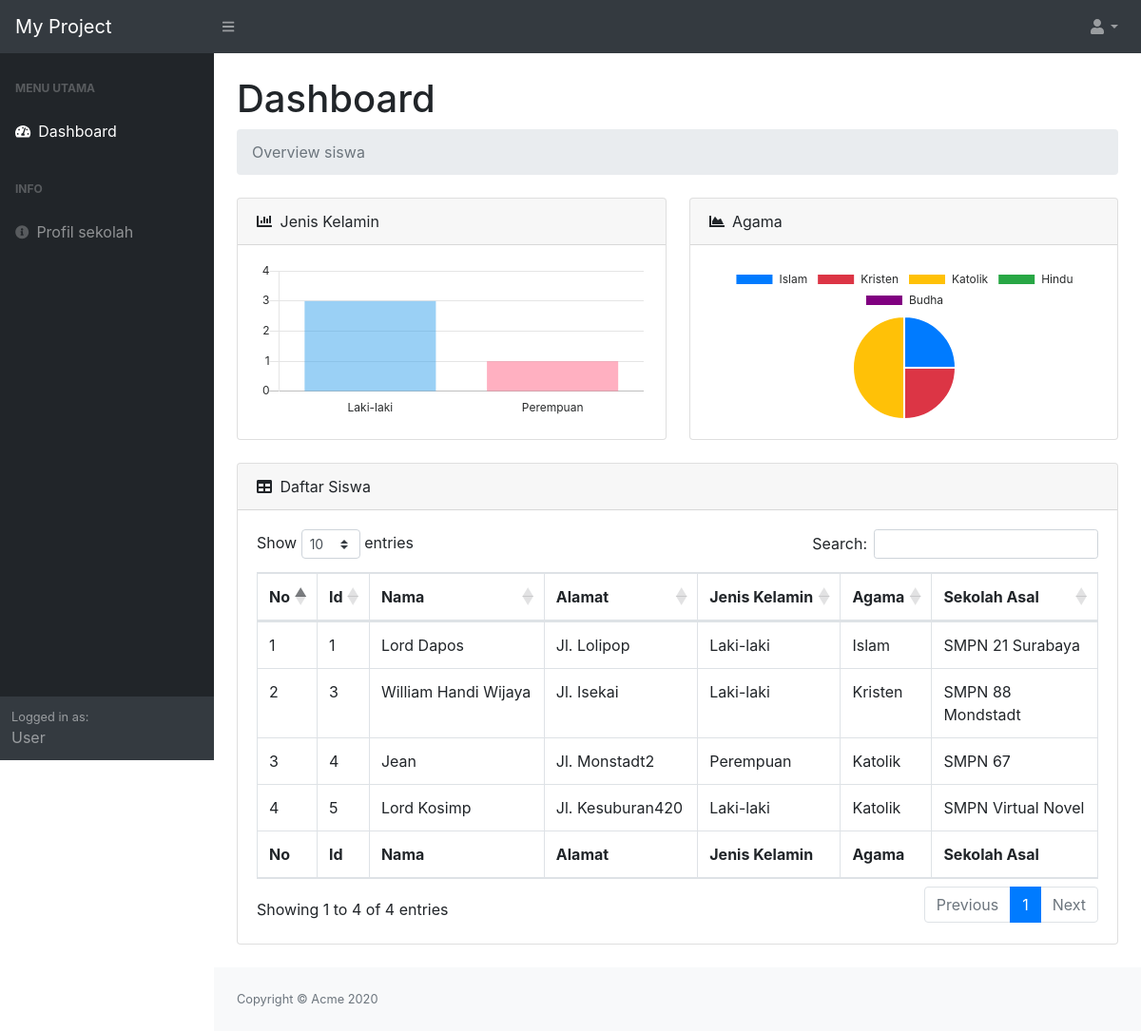
Screenshot of /welcome/dist/index.php (signed in) with the database file from the repository.
### tables this page shows
CREATE TABLE `calon_siswa` (
  `id` int(100) UNSIGNED NOT NULL,
  `nama` varchar(64) NOT NULL,
  `alamat` varchar(255) NOT NULL,
  `jenis_kelamin` varchar(10) NOT NULL,
  `agama` varchar(10) NOT NULL,
  `sekolah_asal` varchar(64) NOT NULL
);

### welcome/dist/index.php (the view, shortened to what this page needs)
<?php
require_once "../../config.php";
?>
<!DOCTYPE html>
<html lang="en">
<head>
    <link href="css/styles.css" rel="stylesheet" />
    <link href="https://cdn.datatables.net/1.10.20/css/dataTables.bootstrap4.min.css" rel="stylesheet" />
</head>
<body class="sb-nav-fixed">
    <nav class="sb-topnav navbar navbar-expand navbar-dark bg-dark">
        <a class="navbar-brand" href="index.php">My Project</a>
        <button class="btn btn-link btn-sm order-1 order-lg-0" id="sidebarToggle" href="#"><i class="fas fa-bars"></i></button>
        <ul id="navbar" class="navbar-nav ml-auto ml-md-0">
            <li class="nav-item dropdown">
                <a class="nav-link dropdown-toggle" id="userDropdown" href="#" role="button" data-toggle="dropdown" aria-haspopup="true" aria-expanded="false"><i class="fas fa-user fa-fw"></i></a>
            </li>
        </ul>
    </nav>
    <div id="layoutSidenav">
        <div id="layoutSidenav_nav">
            <nav class="sb-sidenav accordion sb-sidenav-dark" id="sidenavAccordion">
                <div class="sb-sidenav-menu">
                    <div class="nav">
                        <div class="sb-sidenav-menu-heading">Menu utama</div>
                        <a class="nav-link" href="index.php">
                            <div class="sb-nav-link-icon"><i class="fas fa-tachometer-alt"></i></div>
                            Dashboard
                        </a>
                        <div class="sb-sidenav-menu-heading">Info</div>
                        <a class="nav-link" href="profil.php">
                            <div class="sb-nav-link-icon"><i class="fas fa-info-circle"></i></div>
                            Profil sekolah
                        </a>
                    </div>
                </div>
                <div class="sb-sidenav-footer">
                    <div class="small">Logged in as:</div>
                    <?= ucwords($_SESSION['role']) ?>
                </div>
            </nav>
        </div>
        <div id="layoutSidenav_content">
            <main>
                <div class="container-fluid">
                    <h1 class="mt-4">Dashboard</h1>
                    <ol class="breadcrumb mb-4">
                        <li class="breadcrumb-item active">Overview siswa</li>
                    </ol>
                    <div class="row">
                        <div class="col-xl-6">
                            <div class="card mb-4">
                                <div class="card-header">
                                    <i class="fas fa-chart-bar mr-1"></i>
                                    Jenis Kelamin
                                </div>
                                <div class="card-body"><canvas id="myBarChart" width="100%" height="40"></canvas></div>
                            </div>
                        </div>
                        <div class="col-xl-6">
                            <div class="card mb-4">
                                <div class="card-header">
                                    <i class="fas fa-chart-area mr-1"></i>
                                    Agama
                                </div>
                                <div class="card-body"><canvas id="myPieChart" width="100%" height="40"></canvas></div>
                            </div>
                        </div>
                    </div>
                    <div class="card mb-4">
                        <div class="card-header">
                            <i class="fas fa-table mr-1"></i>
                            Daftar Siswa
                        </div>
                        <div class="card-body">
                            <div class="table-responsive">
                                <table class="table table-bordered" id="dataTable" width="100%" cellspacing="0">
                                    <thead>
                                        <tr>
                                            <th>No</th>
                                            <th>Id</th>
                                            <th>Nama</th>
                                            <th>Alamat</th>
                                            <th>Jenis Kelamin</th>
                                            <th>Agama</th>
                                            <th>Sekolah Asal</th>
                                        </tr>
                                    </thead>
                                    <tfoot>
                                        <tr>
                                            <th>No</th>
                                            <th>Id</th>
                                            <th>Nama</th>
                                            <th>Alamat</th>
                                            <th>Jenis Kelamin</th>
                                            <th>Agama</th>
                                            <th>Sekolah Asal</th>
                                        </tr>
                                    </tfoot>
                                    <tbody>
                                        <?php
                                        $query = "SELECT * FROM calon_siswa";
                                        $stmt = $mysqli->query($query);
                                        $counter = 1;
                                        while ($siswa = $stmt->fetch_array()) {
                                            echo "<tr>";
                                            echo "<td>" . $counter++ . "</td>";
                                            echo "<td>" . $siswa['id'] . "</td>";
                                            echo "<td>" . $siswa['nama'] . "</td>";
                                            echo "<td>" . $siswa['alamat'] . "</td>";
                                            echo "<td>" . $siswa['jenis_kelamin'] . "</td>";
                                            echo "<td>" . $siswa['agama'] . "</td>";
                                            echo "<td>" . $siswa['sekolah_asal'] . "</td>";
                                            echo "</tr>";
                                        }
                                        ?>
                                    </tbody>
                                </table>
                            </div>
                        </div>
                    </div>
                </div>
            </main>
            <footer class="py-4 bg-light mt-auto">
                <div class="container-fluid">
                    <div class="d-flex align-items-center justify-content-between small">
                        <div class="text-muted">Copyright &copy; Acme 2020</div>
                    </div>
                </div>
            </footer>
        </div>
    </div>
    <script>
        // Set new default font family and font color to mimic Bootstrap's default styling
        Chart.defaults.global.defaultFontFamily = '-apple-system,system-ui,BlinkMacSystemFont,"Segoe UI",Roboto,"Helvetica Neue",Arial,sans-serif';
        Chart.defaults.global.defaultFontColor = '#292b2c';
        // Bar Chart
        var ctx = document.getElementById("myBarChart");
        var myLineChart = new Chart(ctx, {
            type: 'bar',
            data: {
                labels: ["Laki-laki", "Perempuan"],
                datasets: [{
                    label: "Jenis Kelamin",
                    backgroundColor: [
                        'rgba(54, 162, 235, 0.5)',
                        'rgba(255, 99, 132, 0.5)'
                    ],
                    borderColor: [
                        'rgba(255,99,132,1)',
                        'rgba(54, 162, 235, 1)'
                    ],
                    data: [
                        <?php
                        $jumlah_laki = mysqli_query($mysqli, "select * from calon_siswa where jenis_kelamin='Laki-laki'");
                        echo mysqli_num_rows($jumlah_laki);
                        ?>,
                        <?php
                        $jumlah_perempuan = mysqli_query($mysqli, "select * from calon_siswa where jenis_kelamin='Perempuan'");
                        echo mysqli_num_rows($jumlah_perempuan);
                        ?>,
                    ],
                }],
            },
            options: {
                scales: {
                    xAxes: [{
                        time: {
                            unit: 'gender'
                        },
                        gridLines: {
                            display: false
                        },
                        ticks: {
                            maxTicksLimit: 6
                        }
                    }],
                    yAxes: [{
                        ticks: {
                            min: 0,
                            max: <?php
                                    $jumlah_data = mysqli_query($mysqli, "select * from calon_siswa");
                                    echo mysqli_num_rows($jumlah_data);
                                    ?>,
                            maxTicksLimit: 5
                        },
                        gridLines: {
                            display: true
                        }
                    }],
                },
                legend: {
                    display: false
                }
            }
        });
    </script>
    <script>
        // Set new default font family and font color to mimic Bootstrap's default styling
        Chart.defaults.global.defaultFontFamily = '-apple-system,system-ui,BlinkMacSystemFont,"Segoe UI",Roboto,"Helvetica Neue",Arial,sans-serif';
        Chart.defaults.global.defaultFontColor = '#292b2c';
        // Pie Chart Example
        var ctx = document.getElementById("myPieChart");
        var myPieChart = new Chart(ctx, {
            type: 'pie',
            data: {
                labels: ["Islam", "Kristen", "Katolik", "Hindu", "Budha"],
                datasets: [{
                    data: [
                        <?php
                        $jumlah_islam = mysqli_query($mysqli, "select * from calon_siswa where agama='Islam'");
                        echo mysqli_num_rows($jumlah_islam);
                        ?>,
                        <?php
                        $jumlah_kristen = mysqli_query($mysqli, "select * from calon_siswa where agama='Kristen'");
                        echo mysqli_num_rows($jumlah_kristen);
                        ?>,
                        <?php
                        $jumlah_katolik = mysqli_query($mysqli, "select * from calon_siswa where agama='Katolik'");
                        echo mysqli_num_rows($jumlah_katolik);
                        ?>,
                        <?php
                        $jumlah_hindu = mysqli_query($mysqli, "select * from calon_siswa where agama='Hindu'");
                        echo mysqli_num_rows($jumlah_hindu);
                        ?>,
                        <?php
                        $jumlah_buddha = mysqli_query($mysqli, "select * from calon_siswa where agama='Budha'");
                        echo mysqli_num_rows($jumlah_buddha);
                        ?>,
                    ],
                    backgroundColor: ['#007bff', '#dc3545', '#ffc107', '#28a745', '#800080'],
                }],
            },
        });
    </script>
</body>
</html>

### rows the page displays
calon_siswa: id "1", nama "Lord Dapos", alamat "Jl. Lolipop", jenis_kelamin "Laki-laki", agama "Islam", sekolah_asal "SMPN 21 Surabaya"
calon_siswa: id "3", nama "William Handi Wijaya", alamat "Jl. Isekai", jenis_kelamin "Laki-laki", agama "Kristen", sekolah_asal "SMPN 88 Mondstadt"
calon_siswa: id "4", nama "Jean", alamat "Jl. Monstadt2", jenis_kelamin "Perempuan", agama "Katolik", sekolah_asal "SMPN 67"
calon_siswa: id "5", nama "Lord Kosimp", alamat "Jl. Kesuburan420", jenis_kelamin "Laki-laki", agama "Katolik", sekolah_asal "SMPN Virtual Novel"

### other values shown
$_SESSION['role'] "User"
chart data {{ mysqli_num_rows($jumlah_laki) }} 3
chart data {{ mysqli_num_rows($jumlah_perempuan) }} 1
chart data {{ mysqli_num_rows($jumlah_data) }} 4
chart data {{ mysqli_num_rows($jumlah_islam) }} 1
